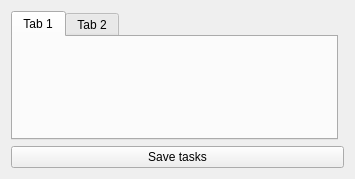
<?xml version="1.0" encoding="UTF-8"?>
<ui version="4.0">
 <class>SchedulerMainView</class>
 <widget class="QWidget" name="SchedulerMainView">
  <property name="geometry">
   <rect>
    <x>0</x>
    <y>0</y>
    <width>355</width>
    <height>179</height>
   </rect>
  </property>
  <property name="windowTitle">
   <string>Form</string>
  </property>
  <layout class="QGridLayout" name="gridLayout">
   <item row="1" column="0" colspan="2">
    <widget class="QPushButton" name="save">
     <property name="text">
      <string>Save tasks</string>
     </property>
    </widget>
   </item>
   <item row="0" column="0">
    <widget class="QTabWidget" name="tabs">
     <widget class="QWidget" name="tab">
      <attribute name="title">
       <string>Tab 1</string>
      </attribute>
     </widget>
     <widget class="QWidget" name="tab_2">
      <attribute name="title">
       <string>Tab 2</string>
      </attribute>
     </widget>
    </widget>
   </item>
  </layout>
 </widget>
 <resources/>
 <connections/>
</ui>
